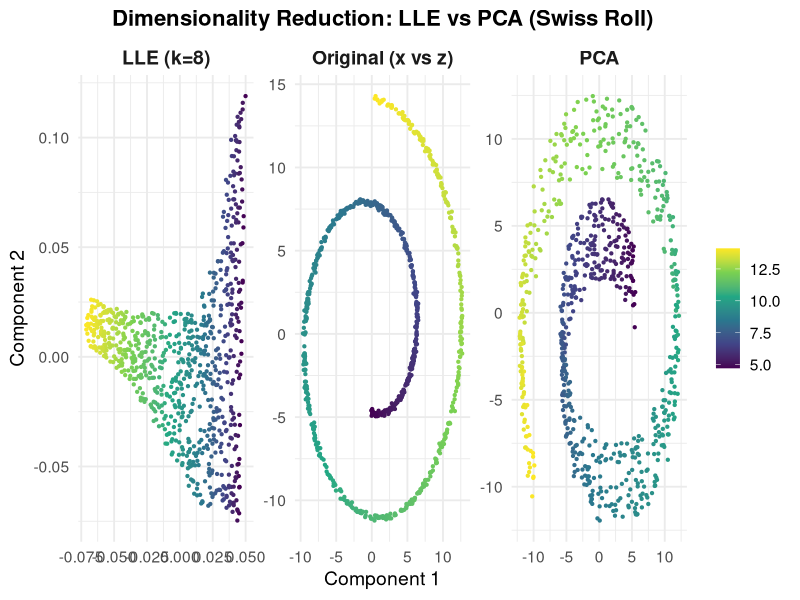

Source code (R):
# ---- Dimensionality Reduction: LLE vs PCA on Swiss Roll (R) ----
# install.packages("ggplot2")  # run once if needed
library(ggplot2)

# ---------------------------
# Generate Swiss Roll data (same generator as lesson)
# ---------------------------
generate_swiss_roll <- function(n_samples = 1500, noise = 0.05, seed = 42) {
  set.seed(seed)
  t <- 1.5 * pi * (1 + 2 * runif(n_samples))
  h <- 21 * runif(n_samples)
  X <- cbind(
    x = t * cos(t) + rnorm(n_samples, sd = noise),
    y = h           + rnorm(n_samples, sd = noise),
    z = t * sin(t) + rnorm(n_samples, sd = noise)
  )
  list(X = X, color = t)  # continuous color, same as lesson
}

# --- Task-specific settings (only differences from lesson) ---
n_samples <- 800
noise <- 0.1
swiss <- generate_swiss_roll(n_samples, noise, seed = 42)
X <- swiss$X
color <- swiss$color

# ---------------------------
# Minimal LLE (same implementation & signature as lesson)
# ---------------------------
lle <- function(X, k = 12, d = 2, reg = 1e-3) {
  X <- as.matrix(X)
  n <- nrow(X)
  D2 <- as.matrix(dist(X))^2

  # k-nearest neighbors (exclude self)
  Nbrs <- t(apply(D2, 1, function(row) order(row)[2:(k + 1)]))

  # Reconstruction weights
  W <- matrix(0, n, n)
  for (i in 1:n) {
    idx <- Nbrs[i, ]
    Xi  <- X[idx, , drop = FALSE]
    xi  <- X[i,  , drop = FALSE]

    Z <- sweep(Xi, 2, xi)
    C <- Z %*% t(Z)
    C <- C + diag(reg * sum(diag(C)), k)  # regularization

    ones <- rep(1, k)
    w <- solve(C, ones)
    w <- w / sum(w)

    W[i, idx] <- w
  }

  # Embedding: bottom non-trivial eigenvectors of M = (I - W)'(I - W)
  I <- diag(n)
  M <- t(I - W) %*% (I - W)
  ev <- eigen(M, symmetric = TRUE)
  ord <- order(ev$values, decreasing = FALSE)
  Y <- ev$vectors[, ord[2:(d + 1)], drop = FALSE]

  list(Y = Y, W = W)
}

# --- Run LLE with task's neighbor count (k = 8) ---
set.seed(42)
lle_fit <- lle(X, k = 8, d = 2)
X_lle <- lle_fit$Y

# ---------------------------
# PCA baseline (same as lesson)
# ---------------------------
pca_fit <- prcomp(X, center = TRUE, scale. = FALSE)
X_pca <- pca_fit$x[, 1:2, drop = FALSE]

# ---------------------------
# Build dataframe for ggplot (same fields & facet layout)
# ---------------------------
df <- rbind(
  data.frame(x = X[,1],      y = X[,3],      color = color, method = "Original (x vs z)"),
  data.frame(x = X_lle[,1],  y = X_lle[,2],  color = color, method = "LLE (k=8)"),
  data.frame(x = X_pca[,1],  y = X_pca[,2],  color = color, method = "PCA")
)

# ---------------------------
# Plot (white background, same theme style as lesson)
# ---------------------------
p <- ggplot(df, aes(x, y, color = color)) +
  geom_point(size = 0.8) +
  scale_color_viridis_c() +
  facet_wrap(~ method, scales = "free") +
  labs(
    title = "Dimensionality Reduction: LLE vs PCA (Swiss Roll)",
    x = "Component 1", y = "Component 2", color = NULL
  ) +
  theme_minimal(base_size = 14) +
  theme(
    panel.background = element_rect(fill = "white", color = NA),
    plot.background  = element_rect(fill = "white", color = NA),
    strip.background = element_rect(fill = "white", color = NA),
    plot.title       = element_text(face = "bold", size = 16, hjust = 0.5),
    strip.text       = element_text(face = "bold", size = 14)
  )

print(p)

# ---------------------------
# Reconstruction errors (same formulas as lesson)
# ---------------------------
recon_err_lle <- function(X, W) {
  Xhat <- W %*% X
  sum(rowSums((X - Xhat)^2))
}
lle_reconstruction_error <- recon_err_lle(X, lle_fit$W)

explained <- summary(pca_fit)$importance["Proportion of Variance", 1:2]
pca_reconstruction_error <- 1 - sum(explained)

cat(sprintf("LLE Reconstruction Error: %.4e\n", lle_reconstruction_error))
cat(sprintf("PCA Reconstruction Error: %.4f\n", pca_reconstruction_error))
